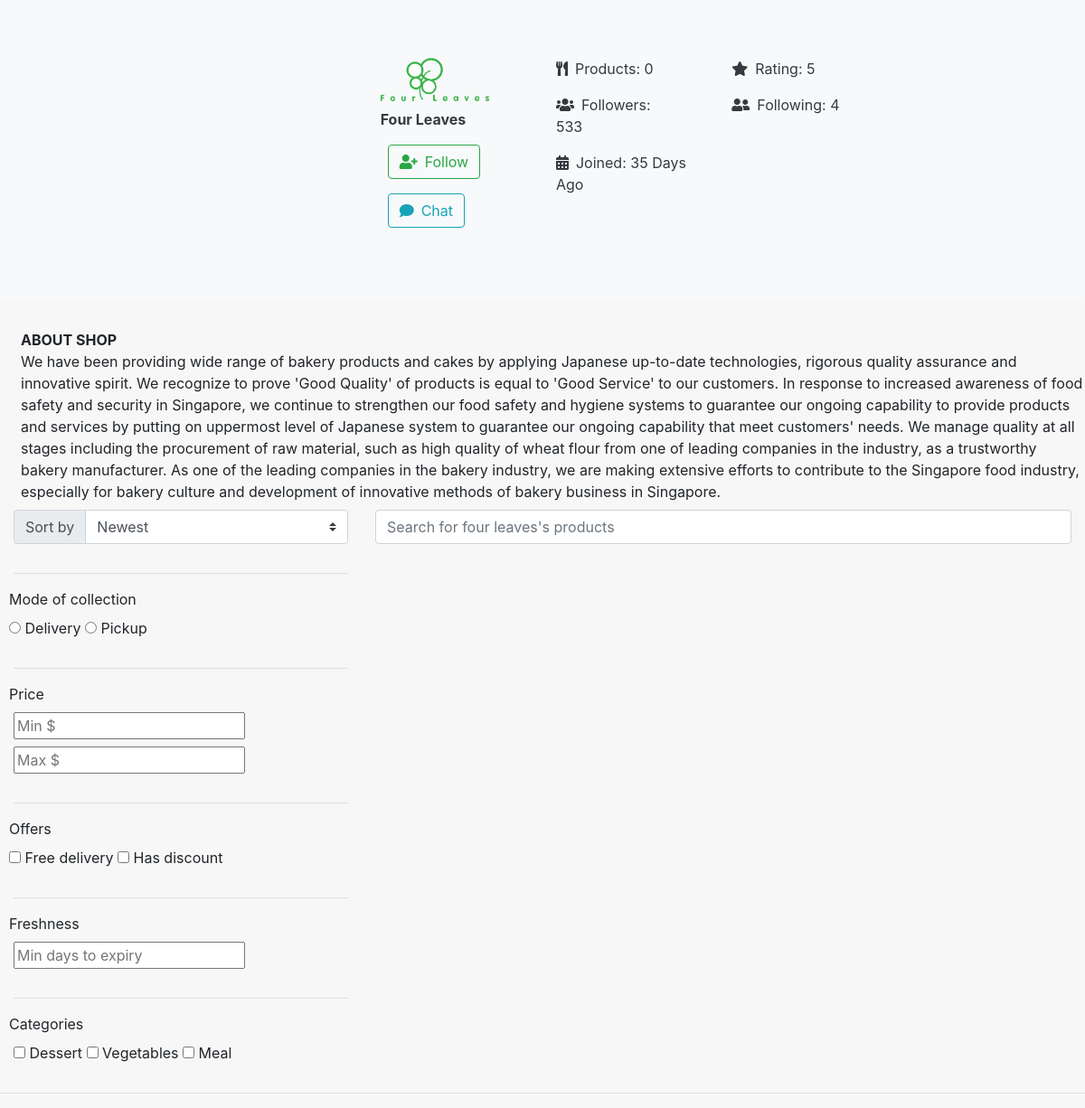
Screenshot of /view_company.php?company_name=four leaves with the database file from the repository.
### tables this page shows
CREATE TABLE IF NOT EXISTS `company` (
  `company_id` int(255) NOT NULL AUTO_INCREMENT,
  `address` varchar(1000) NOT NULL,
  `description` varchar(9999) NOT NULL,
  `following` varchar(1000) NOT NULL,
  `joined_date` date NOT NULL,
  `name` varchar(255) NOT NULL,
  `password` varchar(1000) NOT NULL,
  `rating` float NOT NULL,
  PRIMARY KEY (`company_id`)
);

### include/companyDAO.php (called while the page is built, shortened)
<?php
class companyDAO {
    public function retrieve_company_from_company_name($name){
        $sql = "SELECT * FROM company WHERE name = :name";
        $connMgr = new ConnectionManager();
        $conn = $connMgr->getConnection();
        $stmt = $conn->prepare($sql);
        $stmt->bindParam(':name', $name, PDO::PARAM_STR);
        $stmt->setFetchMode(PDO::FETCH_ASSOC);
        $stmt->execute();
        while($row = $stmt->fetch(PDO::FETCH_ASSOC)) {
            $result = new company($row['company_id'], $row['address'], $row['description'], $row['following'], $row['joined_date'], $row['name'], $row['password'], $row['rating']);
        }
        return $result;
    }
}
?>

### include/productDAO.php (called while the page is built, shortened)
<?php
class productDAO {
    public function retrieve_product_by_company($company_id){
        $sql = "SELECT * FROM product WHERE company_id = :company_id";
        $connMgr = new ConnectionManager();
        $conn = $connMgr->getConnection();
        $stmt = $conn->prepare($sql);
        $stmt->bindParam(':company_id', $company_id, PDO::PARAM_STR);
        $stmt->setFetchMode(PDO::FETCH_ASSOC);
        $stmt->execute();
        $result = [];
        return $result;
    }
}
?>

### include/company.php (called while the page is built, shortened)
<?php
class company {
    private $description;
    private $following;
    private $joined_date;
    private $rating;
    public function __construct($company_id, $address, $description, $following, $joined_date, $name, $password, $rating)
    {
        $this->description = $description;
        $this->following = $following;
        $this->joined_date = $joined_date;
        $this->rating = $rating;
    }
    public function get_description()
    {
        return $this->description;
    }
    public function get_following()
    {
        return $this->following;
    }
    public function get_joined_date()
    {
        return $this->joined_date;
    }
    public function get_rating()
    {
        return $this->rating;
    }
}
?>

### view_company.php (the view, shortened to what this page needs)
<head>
</head>
<?php
  $companyDAO = new companyDAO();
  if (isset($_GET["company_name"])) {
      $company_name = $_GET["company_name"];
  }
  else {
    $company_name = "saizeriya";
    $company_id = "1";
  }
  $company = $companyDAO->retrieve_company_from_company_name($company_name);
  $company_id = $company-> get_company_id();
  $company_description = $company-> get_description();
  $company_following = $company-> get_following();
  $company_joined_date = $company-> get_joined_date();
  $company_rating = $company-> get_rating();
?>
<html>
<head>
  <link rel="stylesheet" href="https://use.fontawesome.com/releases/v5.11.2/css/all.css">
  <link rel="stylesheet" href="https://stackpath.bootstrapcdn.com/bootstrap/4.3.1/css/bootstrap.min.css">
  <link rel='stylesheet' href='css\maincss.css'>
<?php
    $productDAO = new productDAO();
    $company_products = $productDAO->retrieve_product_by_company($company_id);
    $company_products_count = count($company_products);
    $company_followers_count = "533";
    $start = strtotime($company_joined_date);
    $end = strtotime(date('Y-m-d'));
    $company_joined_days_ago = ceil(abs($end - $start) / 86400);
    $company_following_arr = explode(",", $company_following);
    $company_following_count = count($company_following_arr);
?>
<div class="jumbotron bg-light" name="companyinfo">
    <div class="row text-dark text-capitalize mb-3">
        <div class="col-md-4">
        </div>
        <div class="col-md-2">
            <img class="mr-2 mb-2" width="120px" src="images/profile_picture/company/<?php echo $company_id ?>.png"></img>
            <span class="font-weight-bold "><?php echo $company_name ?></span>
            <button type="button" id="follow_button" class="btn btn-outline-success ml-2 mt-3 mb-3" onclick='process_follow()'><i class="fas fa-user-plus mr-2"></i>Follow</button>
            <button type="button" onclick="location.href='inbox.php?user_id=1&user_type=user&target_id=<?php echo $company_id?>&target_type=company&target_name=<?php echo $company_name?>'" class="btn btn-outline-info ml-2"><i class="fas fa-comment mr-2"></i>Chat</button>
        </div>
        <div class="col-sm-6 col-md-2">
            <div class="mb-3"><i class="fas fa-utensils mr-2"></i>Products: <?php echo $company_products_count ?></div>
            <div class="mb-3"><i class="fas fa-users mr-2"></i>Followers: <div id='followers_count'><?php echo $company_followers_count ?></div></div>
            <div class="mb-3"><i class="fas fa-calendar-alt mr-2"></i>Joined: <?php echo $company_joined_days_ago ." Days Ago" ?></div>
        </div>
        <div class="col-sm-6 col-md-2">
            <div class="mb-3"><i class="fas fa-star mr-2"></i>Rating: <?php echo $company_rating ?></div>
            <div class="mb-3"><i class="fas fa-user-friends mr-2"></i>Following: <?php echo $company_following_count ?></div>
        </div>
        <div class="col-sm-6 col-md-2">
        </div>
    </div>
</div>
</head>
<body>
<div class='container-fluid'>
    <div class='row ml-2'>
        <div class='font-weight-bold'>ABOUT SHOP</div>
        <br>
        <span class='mb-2 '>
            <?php
                echo $company_description;
            ?>
        </span>
    </div>
    <div class='row'>
        <div name="filterform" class="col-md-4">
            <div class="form-row ">
                <div class="form-group col-12">
                    <div class="input-group">
                        <span class="input-group-prepend">
                            <label class="input-group-text" for="inputGroupSelect01">
                            Sort by</label>
                        </span>
                        <select class="form-control custom-select " id="sort_by" onchange = "sort_products();"                                                                                                                >
                            <option selected value="1">Newest</option>
                        </select>
                    </div>
                </div>
            </div>
            <hr>
            <div class="form-row mb-2">
                Mode of collection
            </div>
            <div class="form-row">
                <div class="form-group">
                    <input type="radio" id="mode_of_collection_delivery" name="mode_of_collection" value="delivery" onchange ='search_filter()'> Delivery
                    <input type="radio" id="mode_of_collection_pickup" name="mode_of_collection" value="pickup" onchange ='search_filter()'> Pickup
                </div>
            </div>
            <hr>
            <div class="form-row mb-2">
                Price
            </div>
            <div class="form-row">
                <div class="form-group col-12">
                    <input type="text" id="price_min" class="mb-2" oninput ='search_filter()' placeholder='Min $'></input>
                    <input type="text" id="price_max" oninput ='search_filter()' placeholder='Max $'></input>
                </div>
            </div>
            <hr>
            <div class="form-row mb-2">
                Offers
            </div>
            <div class="form-row">
                <div class="form-group">
                    <input type="checkbox" id="offers_free_delivery" onchange ='search_filter()'> Free delivery
                    <input type="checkbox" id="offers_has_discount" onchange ='search_filter()'> Has discount
                </div>
            </div>
            <hr>
            <div class="form-row mb-2">
                Freshness
            </div>
            <div class="form-row">
                <div class="form-group col-12">
                    <input type="number" id="freshness_min_days_to_expiry" min="1" step="1" oninput ='search_filter()' placeholder='Min days to expiry'></input>
                </div>
            </div>
            <hr>
            <div class="form-row mb-2">
                Categories
            </div>
            <div class="form-row">
                <div class="form-group col-12">
                    <input type="checkbox" id="categories_dessert" onchange ='search_filter()'> Dessert
                    <input type="checkbox" id="categories_vegetables" onchange ='search_filter()'> Vegetables
                    <input type="checkbox" id="categories_meal" onchange ='search_filter()'> Meal
                </div>
            </div>
        </div>
        <div class="grid_beside_filterform col-md-8">
            <div class="row" name="search_for_products">
                <div class="form-group col-12">
                    <input type="text" class="form-control" name="x" id="search_for_products" oninput ='search_filter()' placeholder="Search for <?php echo $company_name?>'s products">
                    <span class="input-group-btn">
                        <button class="btn btn-default" type="button">
                        </button>
                    </span>
                </div>
            </div>
        </div>
    </div>
</div>
<hr>
</body>
</html>

### css/maincss.css (style rules this page uses)
body { background-color: #f7f7f7; font: Roboto; }
img { max-width: 100%; }

### rows the page displays
company: rating "5", following "4", description "We have been providing wide range of bakery products and cakes by applying Japanese up-to-date technologies, rigorous quality assurance and innovative spirit. We recognize to prove 'Good Quality' of products is equal to 'Good Service' to our customers. In response to increased awareness of food safety and security in Singapore, we continue to strengthen our food safety and hygiene systems to guarantee our ongoing capability to provide products and services by putting on uppermost level of Japanese system to guarantee our ongoing capability that meet customers' needs. We manage quality at all stages including the procurement of raw material, such as high quality of wheat flour from one of…"

### other values shown
$company_name "Four Leaves"
$company_products_count "0"
$company_followers_count "533"
